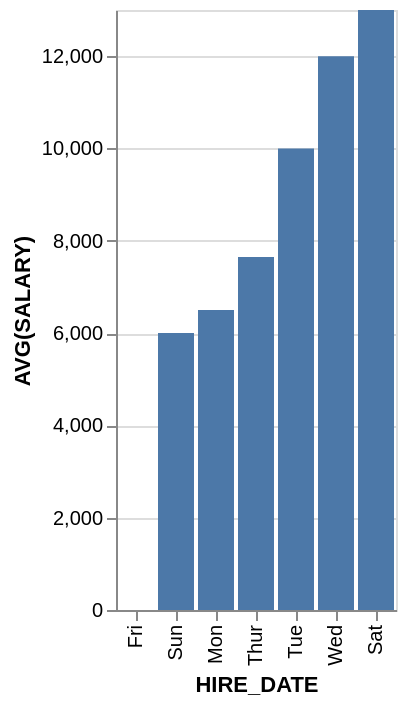

This figure's Vega-Lite source:
### Vega-Lite specification from a JSON file in a GitHub repository (floating-point values rounded to 4 significant figures)
{"data": {"values": [{"x_data": "Fri", "y_data": 0}, {"x_data": "Sun", "y_data": 6000}, {"x_data": "Mon", "y_data": 6500}, {"x_data": "Thur", "y_data": 7650}, {"x_data": "Tue", "y_data": 10000}, {"x_data": "Wed", "y_data": 12000}, {"x_data": "Sat", "y_data": 13000}]}, "mark": "bar", "encoding": {"x": {"field": "x_data", "type": "nominal", "title": "HIRE_DATE", "sort": {"op": "sum", "field": "y_data", "order": "ascending"}}, "y": {"field": "y_data", "type": "quantitative", "title": "AVG(SALARY)"}}}
